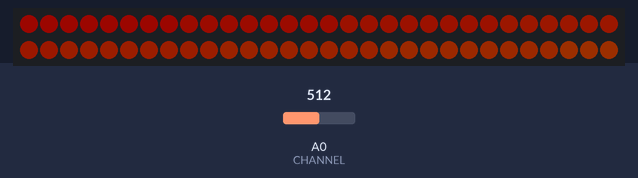
A sketch run on a simulated Arduino Uno, built with avr-gcc and run on an emulated ATmega328P. On the bench: 60 RGB LEDs in strip order, left to right, continuing on the next row. Inputs (shaded band) come from the test bench; at power-on: A0 (CHANNEL) = 512. Dim RGB values are drawn brighter than linear; what the sketch prints to the serial monitor is not drawn.

Above: at 0.41 s.
1.3 s: A0 (CHANNEL) set to 590
At 1.66 s:
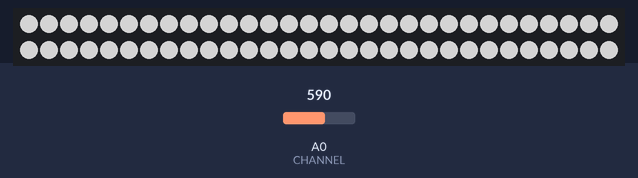
At 2.5 s:
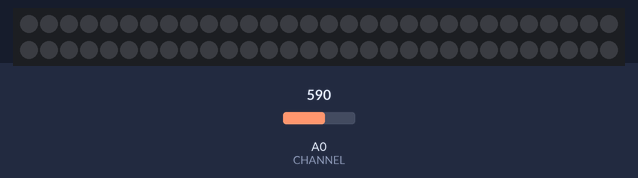
Timing chart, 0 to 4.3 s (numbered marks = the images above; inputs shaded):
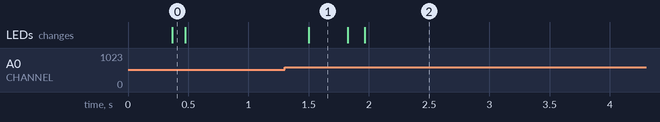

The sketch:

fft_viz.ino
```cpp
#include "arduinoFFT.h"
#include <Adafruit_NeoPixel.h>
#include <CircularBuffer.h>
#include <math.h>
#ifdef __AVR__
#include <avr/power.h> // Required for 16 MHz Adafruit Trinket
#endif


arduinoFFT FFT = arduinoFFT(); /* Create FFT object */
/*
These values can be changed in order to evaluate the functions
*/
#define CHANNEL A0
const uint16_t samples = 128; //This value MUST ALWAYS be a power of 2
const double samplingFrequency = 9990.0; //Hz, must be less than 10000 due to ADC

unsigned int sampling_period_us;
unsigned long microseconds;

// Which pin on the Arduino is connected to the NeoPixels?
// On a Trinket or Gemma we suggest changing this to 1:
#define LED_PIN    6

// How many NeoPixels are attached to the Arduino?
#define LED_COUNT 60

// Declare our NeoPixel strip object:
Adafruit_NeoPixel strip(LED_COUNT, LED_PIN, NEO_GRB + NEO_KHZ800);
// Argument 1 = Number of pixels in NeoPixel strip
// Argument 2 = Arduino pin number (most are valid)
// Argument 3 = Pixel type flags, add together as needed:
//   NEO_KHZ800  800 KHz bitstream (most NeoPixel products w/WS2812 LEDs)
//   NEO_KHZ400  400 KHz (classic 'v1' (not v2) FLORA pixels, WS2811 drivers)
//   NEO_GRB     Pixels are wired for GRB bitstream (most NeoPixel products)
//   NEO_RGB     Pixels are wired for RGB bitstream (v1 FLORA pixels, not v2)
//   NEO_RGBW    Pixels are wired for RGBW bitstream (NeoPixel RGBW products)

/*
These are the input and output vectors
Input vectors receive computed results from FFT
*/
double vReal[samples];
double vImag[samples];
unsigned int sampleCounter = 0;

#define SCL_INDEX 0x00
#define SCL_TIME 0x01
#define SCL_FREQUENCY 0x02
#define SCL_PLOT 0x03

// My global stuff
struct RGBColors {
  float red;
  float green;
  float blue;
};

struct HSVColors {
  uint16_t h;
  uint8_t s;
  uint8_t v;
};

const int sampleWindow = 30; // Sample window width in mS (50 mS = 20Hz)
unsigned int sample;
const double THRESHOLD = 0.20;
int globalBrightness = 255;
const double globalThresholdBuffer = 0.02;
const double globalNoiseLevel = 0.05;

uint16_t globalPixelHue = 0;
const uint16_t GLOBAL_PIXEL_INCREMENT = 48;

const int BRIGHTNESS_DECREASE = 20;
const int MAX_BRIGHTNESS_UPDATE_THRESHOLD = 8;
const int BUFFER_SIZE = 128;
double volts = 0.0;
double averageVoltage = 0.0;
CircularBuffer<double, BUFFER_SIZE> voltageBuffer;

const float LOW_FF = 16.35f;
const float HIGH_FF = 32.7f;
const float LOW_NM = 740.0f;
const float HIGH_NM = 380.0f;
const float C = 299792458000000000.0f;
struct RGBColors colors;
struct HSVColors pendingHsvColors;
struct HSVColors hsvColors = { 65536, 255, 255 };

// RGB consts
const float MAX_INTENSITY = 255;


int intensity[LED_COUNT] = { };

void setup()
{
  // These lines are specifically to support the Adafruit Trinket 5V 16 MHz.
  // Any other board, you can remove this part (but no harm leaving it):
#if defined(__AVR_ATtiny85__) && (F_CPU == 16000000)
  clock_prescale_set(clock_div_1);
#endif
  // END of Trinket-specific code.

  // init voltageBuffer to 0;
  for (int i=0; i<BUFFER_SIZE; i++) {
    voltageBuffer.push(0.0);
  }

  strip.begin();           // INITIALIZE NeoPixel strip object (REQUIRED)
  strip.show();            // Turn OFF all pixels ASAP
  strip.setBrightness(128); // Set BRIGHTNESS to about 1/5 (max = 255)

  sampling_period_us = round(1000000*(1.0/samplingFrequency));
  Serial.begin(115200);
  while(!Serial);
  Serial.println("Ready");
}

void loop()
{
  // getColor();
  getVoltage();
  updateVoltageBuffer();
  getAverageVoltage();
  updateLights();

  // colorFill(strip.ColorHSV((uint16_t)hsvColors.h, (uint8_t)hsvColors.s, (uint8_t)hsvColors.v));
}


void getColor() {
  /*SAMPLING*/
  // microseconds = micros();
  for(int i=0; i<samples; i++)
  {
      vReal[i] = analogRead(CHANNEL);
      vImag[i] = 0;
      while(micros() - microseconds < sampling_period_us){
        //empty loop
      }
      microseconds += sampling_period_us;
  }

  // Serial.println("windowing");
  FFT.Windowing(vReal, samples, FFT_WIN_TYP_HAMMING, FFT_FORWARD);	/* Weigh data */
  // Serial.println("computing");
  FFT.Compute(vReal, vImag, samples, FFT_FORWARD); /* Compute FFT */
  // Serial.println("complex");
  FFT.ComplexToMagnitude(vReal, vImag, samples); /* Compute magnitudes */

  // Serial.println("peak");
  double x = FFT.MajorPeak(vReal, samples, samplingFrequency);
  // Serial.println(x);
  // Serial.println("normlization");
  float y = normalizeConvert(x);

  // Serial.println("rgb");
  colors = nmToRgb(y);
  // Serial.println("hsv");
  hsvColors = rgbToHsv(colors);
}

void updateLights()
{
  // Serial.println("getting color");
  // getColor();
  // Serial.println("got color");
  // Serial.println(globalBrightness);
  if (volts - globalNoiseLevel >= averageVoltage + globalThresholdBuffer)
  {
    if (globalBrightness <= MAX_BRIGHTNESS_UPDATE_THRESHOLD)
    {
      getColor();
    }
    globalBrightness = 255;
    globalPixelHue = hsvColors.h;
    // getColor();
  }
  else
  {
    decreaseGlobalBrightness();
  }
  colorFillIncreasing();
}

void decreaseGlobalBrightness() {
  int newBrightness = globalBrightness - BRIGHTNESS_DECREASE;
  if (newBrightness > 0) {
    globalBrightness = newBrightness;
  }
  else {
    globalBrightness = 0;
  }
}

float toNm(float hz) {
  return C / hz;
}

float scaledownHz(float hz) {
  if (hz <= 10.0f) return 0.0f;
  if ((hz >= LOW_FF) && (hz <= HIGH_FF)) return hz;
  return scaledownHz(hz / 2.0f);
}

float scaleupHz(float hz) {
  if (hz <= 10.0f) return 0.0f;
  if ((hz >= LOW_FF) && (hz <= HIGH_FF)) return hz;
  return scaleupHz(hz * 2.0f);
}

float scaleHz(float hz) {
  if (hz < LOW_FF) return scaleupHz(hz);
  return scaledownHz(hz);
}

float normalizeConvert(float hz) {
  float low_hz_nm = toNm(HIGH_FF);
  float high_hz_nm = toNm(LOW_FF);

  return (toNm(scaleHz(hz)) - low_hz_nm) / (high_hz_nm - low_hz_nm) * (HIGH_NM - LOW_NM) + LOW_NM;
}

RGBColors nmToRgb(float nm) {
  float gamma = 0.8f;
  float factor, red, green, blue;

  if ((nm >= 380.0f) && (nm < 440.0f)) {
    red = -(nm - 440.0f) / (440.0f - 380.0f);
    green = 0.0f;
    blue = 1.0f;
  }
  else if ((nm >= 440.0f) && (nm < 490.0f)) {
    red = 0.0f;
    green = (nm - 440.0f) / (490.0f - 440.0f);
    blue = 1.0f;
  }
  else if ((nm >= 490.0f) && (nm < 510.0f)) {
    red = 0.0f;
    green = 1.0f;
    blue = -(nm - 510.0f) / (510.0f - 490.0f);
  }
  else if ((nm >= 510.0f) && (nm < 580.0f)) {
    red = (nm - 510.0f) / (580.0f - 510.0f);
    green = 1.0f;
    blue = 0.0f;
  }
  else if((nm >= 580.0f) && (nm < 645.0f)) {
    red = 1.0f;
    green = -(nm - 645.0f) / (645.0f - 580.0f);
    blue = 0.0f;
  }
  else if ((nm >= 645.0f) && (nm < 781.0f)) {
    red = 1.0f;
    green = 0.0f;
    blue = 0.0f;
  }
  else {
    red = 0.0f;
    green = 0.0f;
    blue = 0.0f;
  }

  if ((nm >= 380) && (nm < 420)) {
    factor = 0.3f + 0.7f * (nm - 380.0f) / (420.0f - 380.0f);
  }
  else if ((nm >= 420) && (nm < 701)) {
    factor = 1.0f;
  }
  else if ((nm >= 701) && (nm < 781)) {
    factor = 0.3f + 0.7f * (780.0f - nm) / (780.0f - 700.0f);
  }
  else {
    factor = 0.0f;
  }


  if (red != 0) {
    red = round(MAX_INTENSITY * pow(red * factor, gamma));
  }
  if (green != 0) {
    green = round(MAX_INTENSITY * pow(green * factor, gamma));
  }
  if (blue != 0) {
    blue = round(MAX_INTENSITY * pow(blue * factor, gamma));
  }

  if ((red == 0.0f) && (green = 0.0f) && (blue == 0.0f)) {

  }
  struct RGBColors colors = {(int)red, (int)green, (int)blue};

  return colors;
}

HSVColors rgbToHsv(RGBColors rgb) {
  // Code stressfully taken from:
  // https://stackoverflow.com/a/6930407
  HSVColors hsv;
  unsigned char rgbMin, rgbMax;
  float h;

  rgbMin = rgb.red < rgb.green ? (rgb.red < rgb.blue ? rgb.red : rgb.blue) : (rgb.green < rgb.blue ? rgb.green : rgb.blue);
  rgbMax = rgb.red > rgb.green ? (rgb.red > rgb.blue ? rgb.red : rgb.blue) : (rgb.green > rgb.blue ? rgb.green : rgb.blue);

  hsv.v = rgbMax;
  if (hsv.v == 0)
  {
      hsv.h = 0;
      hsv.s = 0;
      return hsv;
  }

  hsv.s = 255 * long(rgbMax - rgbMin) / hsv.v;
  if (hsv.s == 0)
  {
      hsv.h = 0;
      return hsv;
  }

  if (rgbMax == rgb.red)
      // h = 0 + 43 * (rgb.green - rgb.blue) / (rgbMax - rgbMin);
      h = (rgb.green - rgb.blue) / (rgbMax - rgbMin);
  else if (rgbMax == rgb.green)
      // h = 85 + 43 * (rgb.blue - rgb.red) / (rgbMax - rgbMin);
      h = 2.0 + (rgb.blue - rgb.red) / (rgbMax - rgbMin);
  else
      // h = 171 + 43 * (rgb.red - rgb.green) / (rgbMax - rgbMin);
      h = 4.0 + (rgb.red - rgb.green) / (rgbMax - rgbMin);
  h *= 60.0f;

  if (h < 0.0) h += 360.0f;

  // hsv.h = (uint16_t)((h/255.0f) * 65535.0f);  // fuck me... why does Neopixel have to use uint16!?
  hsv.h = (uint16_t)((h / 360.0f) * 65535.0f);  // fuck me... why does Neopixel have to use uint16!?
  return hsv;
}

void colorFill(uint32_t color) {
  for(int i=0; i<strip.numPixels(); i++) { // For each pixel in strip...
    strip.setPixelColor(i, color);         //  Set pixel's color (in RAM)
  }

  strip.show();
}

void colorFillIncreasing() {
  for(int i=0; i<strip.numPixels(); i++) { // For each pixel in strip...
    strip.setPixelColor(i, strip.ColorHSV((globalPixelHue + (i * GLOBAL_PIXEL_INCREMENT)), hsvColors.s, globalBrightness));         //  Set pixel's color (in RAM)
  }

  strip.show();
  globalPixelHue += GLOBAL_PIXEL_INCREMENT;
}

void incrementSampleCounter()
{
  ++sampleCounter;
  if (sampleCounter >= samples)
  {
    sampleCounter = 0;
  }
}

// get voltage
void getVoltage()
{
   unsigned long startMillis= millis();  // Start of sample window
   unsigned int peakToPeak = 0;   // peak-to-peak level

   unsigned int signalMax = 0;
   unsigned int signalMin = 1024;

   // collect data for 50 mS
   while (millis() - startMillis < sampleWindow)
   {
      sample = analogRead(0);
      if (sample < 1024)  // toss out spurious readings
      {
        // Serial.println(sampleCounter);
        // vReal[sampleCounter] = sample;
        // // vImag[sampleCounter] = 0;
        // incrementSampleCounter();

         if (sample > signalMax)
         {
            signalMax = sample;  // save just the max levels
         }
         else if (sample < signalMin)
         {
            signalMin = sample;  // save just the min levels
         }
      }
   }
   peakToPeak = signalMax - signalMin;  // max - min = peak-peak amplitude
   volts = (peakToPeak * 5.0) / 1024;  // convert to volts
}

void getAverageVoltage()
{
  double sum = 0.0;
  for (int i=0; i<100; i++) {
    sum += voltageBuffer[i];
  }
  averageVoltage = sum / BUFFER_SIZE;
}

void updateVoltageBuffer()
{
  voltageBuffer.push(volts - globalNoiseLevel);
}
```

Measured:
- after the input at 1.3 s, the LEDs: change after 0.20 s (image 1)
